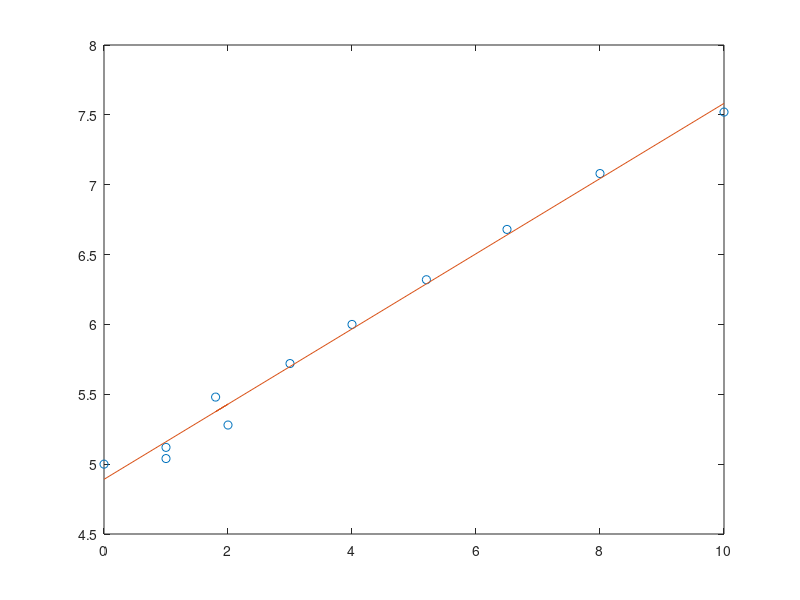

Recreate this plot in MATLAB.
clear; close; clc;

x = [0.0 1.0 1.0 2.0 1.8 3.0 4.0 5.2 6.5 8.0 10.0]';
y = [5.00 5.04 5.12 5.28 5.48 5.72 6.00 6.32 6.68 7.08 7.52]';
n = length(x);
X = [ones(n,1) x];
b = X\y
yfit = X*b; % model response
repmeas = [2 3]; % indices of repeated measurements
sig = std(y(repmeas)); % sigma estimate
cov_b = sig^2*inv(X'*X)
% t-values
std_b = sqrt(diag(cov_b));
t_b = b./std_b
% R2 value
R2 = 1-sum((y-yfit).^2)/sum((y-mean(y)).^2)
plot(x,y,'o',x,yfit)